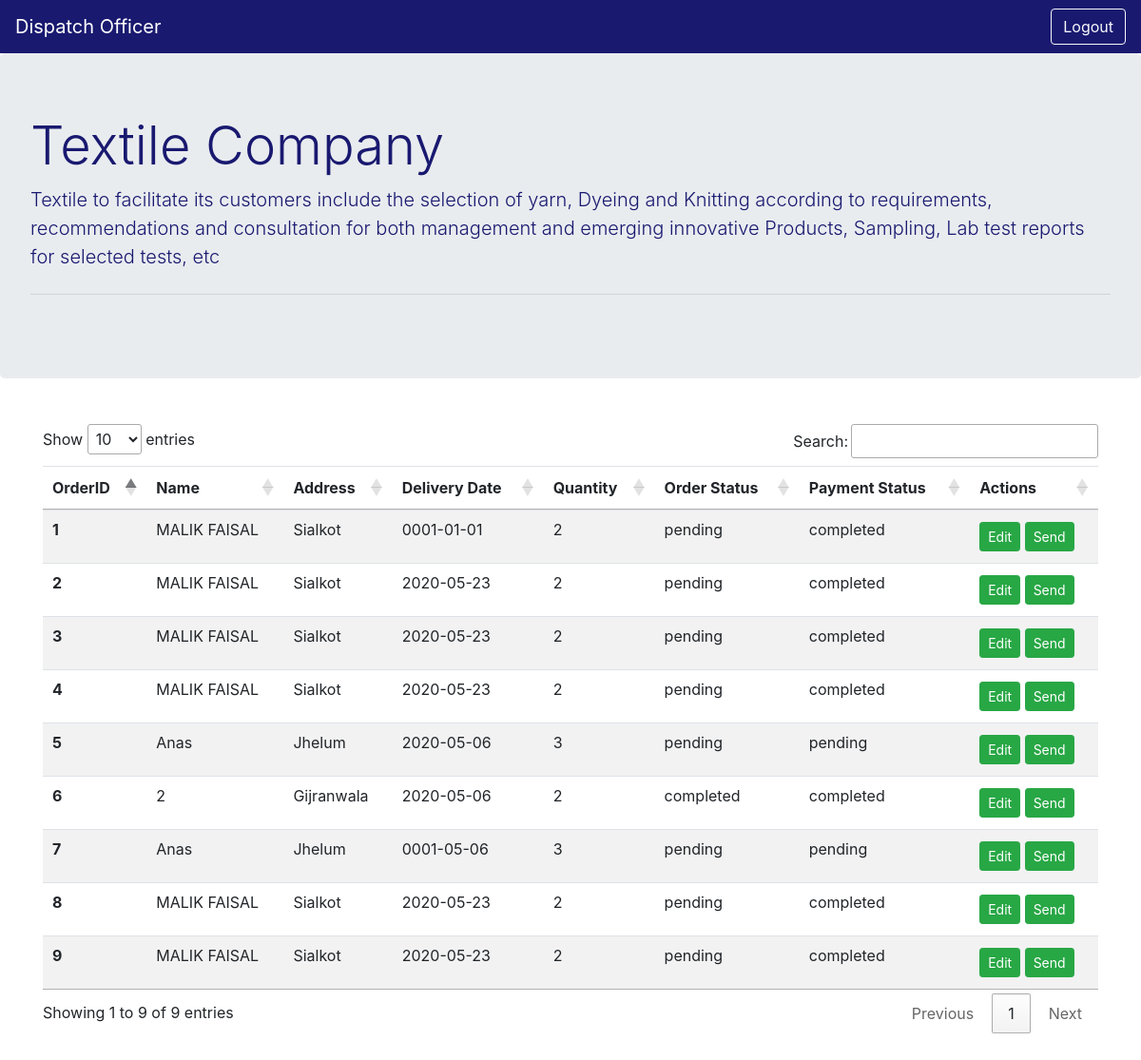
Page /Dispatch_Officer.php on the committed database.
### tables this page shows
CREATE TABLE `finance_send_detail_to_dispatch` (
  `order_id` int(11) NOT NULL,
  `customer_name` varchar(50) NOT NULL,
  `customer_address` text NOT NULL,
  `dilevery_date` date NOT NULL,
  `quantity` int(11) NOT NULL,
  `order_status` varchar(50) NOT NULL,
  `payment_status` varchar(50) NOT NULL
);

### DispatchOfficer.php (called while the page is built, shortened)
<?php
class DispatchOfficer extends login
{
    private $conn;
    public function __construct()
    {
        $this->conn = new PDO("mysql:localhost=host;dbname=TextileCompany",$username = "root",$password="");
    }
    public function loadAllDatafromFinance()
    {
        $sql = $this->conn->query("SELECT * FROM finance_send_detail_to_dispatch");
        $fetchingRow = $sql->fetchAll();
        return $fetchingRow;
    }
}

### Dispatch_Officer.php (the view, shortened to what this page needs)
<?php
require_once ("DispatchOfficer.php");
$finance = new DispatchOfficer();
?>
<!doctype html>
<html lang="en">
<head>
    <link rel="stylesheet" href="stylesheet/style.css">
    <link rel="stylesheet" href="https://maxcdn.bootstrapcdn.com/bootstrap/4.0.0/css/bootstrap.min.css">
    <link rel="stylesheet" href="//cdn.datatables.net/1.10.20/css/jquery.dataTables.min.css">
</head>
<body>
<nav class="navbar navbar-expand-lg navbar-dark " style="background-color: midnightblue;">
    <a class="navbar-brand" href="Finance_Officer.php">Dispatch Officer</a>
    <div class="collapse navbar-collapse" id="navbarSupportedContent">
        <form class="form-inline my-2 my-lg-0 float-sm-right" action="logout.php">
            <button class="btn btn-outline-light my-2 my-sm-0 " type="submit">Logout</button>
        </form>
    </div>
</nav>
<div class="jumbotron" style="color: midnightblue;">
    <h1 class="display-4" >Textile Company</h1>
    <p class="lead">Textile to facilitate its customers include the selection of yarn, Dyeing and Knitting according to requirements, recommendations and consultation for both management and emerging
        innovative Products, Sampling, Lab test reports for selected tests, etc</p>
    <hr class="my-4">
</div>
<div class="container my-5">
    <table class="table table-striped" id="myTable">
        <thead>
        <tr>
            <th scope="col">OrderID</th>
            <th scope="col">Name</th>
            <th scope="col">Address</th>
            <th scope="col">Delivery Date</th>
            <th scope="col">Quantity</th>
            <th scope="col">Order Status</th>
            <th scope="col">Payment Status</th>
            <th scope="col">Actions</th>
        </tr>
        </thead>
        <tbody>
        <?php
        $fetching = $finance->loadAllDatafromFinance();
        $i = 0;
        foreach ($fetching as $row) {
            $i = $i + 1;
            echo "<tr>
            <th scope=\"row\">$i</th>
            <td>$row[1]</td>
            <td>$row[2]</td>
            <td>$row[3]</td>
            <td>$row[4]</td>
            <td>$row[5]</td>
            <td>$row[6]</td>
            <td>
            <a href='dispatch_edit.php?id=$row[0]&ddate=$row[3]' class='btn btn-success btn-sm my-1'>Edit</a>
             <a href='dispatch_send_detail_to_gate_incharge.php?id=$row[0]&name=$row[1]&address=$row[2]&ddate=$row[3]&quantity=$row[4]&order=$row[5]&payment=$row[6]' class='btn btn-success btn-sm my-1'>Send</a>
             </td>
        </tr>";
        }
        ?>
        </tbody>
    </table>
</div>
</body>
</html>

### rows in the picture
finance_send_detail_to_dispatch: customer_name "MALIK FAISAL", customer_address "Sialkot", dilevery_date "0001-01-01", quantity "2", order_status "pending", payment_status "completed"
finance_send_detail_to_dispatch: customer_name "MALIK FAISAL", customer_address "Sialkot", dilevery_date "2020-05-23", quantity "2", order_status "pending", payment_status "completed"
finance_send_detail_to_dispatch: customer_name "MALIK FAISAL", customer_address "Sialkot", dilevery_date "2020-05-23", quantity "2", order_status "pending", payment_status "completed"
finance_send_detail_to_dispatch: customer_name "MALIK FAISAL", customer_address "Sialkot", dilevery_date "2020-05-23", quantity "2", order_status "pending", payment_status "completed"
finance_send_detail_to_dispatch: customer_name "Anas", customer_address "Jhelum", dilevery_date "2020-05-06", quantity "3", order_status "pending", payment_status "pending"
finance_send_detail_to_dispatch: customer_name "2", customer_address "Gijranwala", dilevery_date "2020-05-06", quantity "2", order_status "completed", payment_status "completed"
finance_send_detail_to_dispatch: customer_name "Anas", customer_address "Jhelum", dilevery_date "0001-05-06", quantity "3", order_status "pending", payment_status "pending"
finance_send_detail_to_dispatch: customer_name "MALIK FAISAL", customer_address "Sialkot", dilevery_date "2020-05-23", quantity "2", order_status "pending", payment_status "completed"
finance_send_detail_to_dispatch: customer_name "MALIK FAISAL", customer_address "Sialkot", dilevery_date "2020-05-23", quantity "2", order_status "pending", payment_status "completed"
